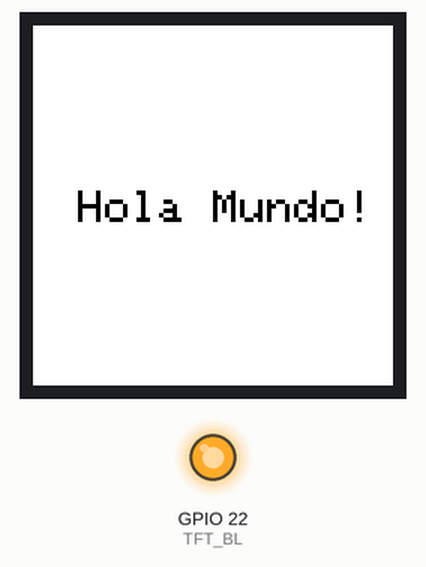
Recording of a sketch running on a simulated ESP32. Shown: 240×240 colour display, output pins drawn as LEDs (lit = HIGH).

Above: at 0.2 s.

The sketch:

RotacionDePantalla.ino
```cpp
/*******************************************************************************

  *  Áster Electrónica
  *  Display Circular GC9A01 240x240.
  *  Ejemplo 'RotacionDePantalla' para ESP32 DevKit
  *  Abstract: Ejemplo identico a 'Hola Mundo' sólo que cambiamos el parámetro 'rotation'
  *  en el método 'new Arduino_GC9A01' de un 0 a un 2.
  *  Modificado y comentado por Miguel AngelLo.
  *  Conexiones físicas:
  *  Esp32 DevKit | Display Circular
  *   3.3V ó Vin -> VCC
  *          GND -> GND
  *          D18 -> SCL
  *          D23 -> SDA
  *          D33 -> RST
  *          D27 -> DC
  *          D5  -> CS
  *          D22 -> BL
  *
  * IMPORTANTE:
  * Deberás contar con la biblioteca 'Arduino_GFX_Library' instalada en tu Arduino IDE
  * puedes descargarla en el siguiente enlace
  * https://github.com/moononournation/Arduino_GFX

********************************************************************************/

#include <Arduino_GFX_Library.h>
/* Para más información sobre la declaración del display y la tarjeta de control consulta:
https://github.com/moononournation/Arduino_GFX/wiki/Dev-Device-Declaration */
#if defined(DISPLAY_DEV_KIT)
Arduino_GFX *gfx = create_default_Arduino_GFX();
#else /* !defined(DISPLAY_DEV_KIT) */

/* Configuramos el tipo de Bus de Datos que usaremos, en este caso será Hardware SPI del ESP32 DevKit
para más información consulte:
https://github.com/moononournation/Arduino_GFX/wiki/Data-Bus-Class */
Arduino_DataBus *bus = new Arduino_ESP32SPI(27 /* DC */, 5 /* CS */, 18 /* SCK */, 23 /* MOSI */, -1 /* MISO */, VSPI /* spi_num */);

/* Configuramos el controlador de la pantalla, en este caso es el CI GC9A01
para más información consulte:
https://github.com/moononournation/Arduino_GFX/wiki/Display-Class */
Arduino_GFX *gfx = new Arduino_GC9A01(bus, 33 /* RST */, 2 /* rotation */, true /* IPS */);

#endif /* !defined(DISPLAY_DEV_KIT) */
/*******************************************************************************
 * Aquí termina el bloque de configuración de nuestro Display Circular GC9A01 para ESP32 DevKit
 ******************************************************************************/

//Declaramos el D22 del DevKit para controlar la retroiluminacion del display
#define TFT_BL 22

void setup(void)
{
    //Inicializamos la comunicación
    gfx->begin();
    //Colocamos un fondo de color blanco
    gfx->fillScreen(WHITE);

    //Si se declaró un pin BL este encendará la retroiluminación de la pantalla
#ifdef TFT_BL
    pinMode(TFT_BL, OUTPUT);
    digitalWrite(TFT_BL, HIGH);
#endif

}

void loop()
{
    //Colocamos el cursor en la posición 10,10
    gfx->setCursor(30, 110);
    //Ajustamos el tamaño de la escala x,y a 3 sin margen de pixel
    gfx->setTextSize(3/* x scale */,3/* y scale */,0/* pixel_margin */);
    //Declaramos el siguiente texto en rojo (se pueden usar colores hexadecimales)
    gfx->setTextColor(BLACK);
    //Envíamos una cadena de texto
    gfx->println("Hola Mundo!");
    //Retardo de 5 segundos
    delay(5000);
}
```
